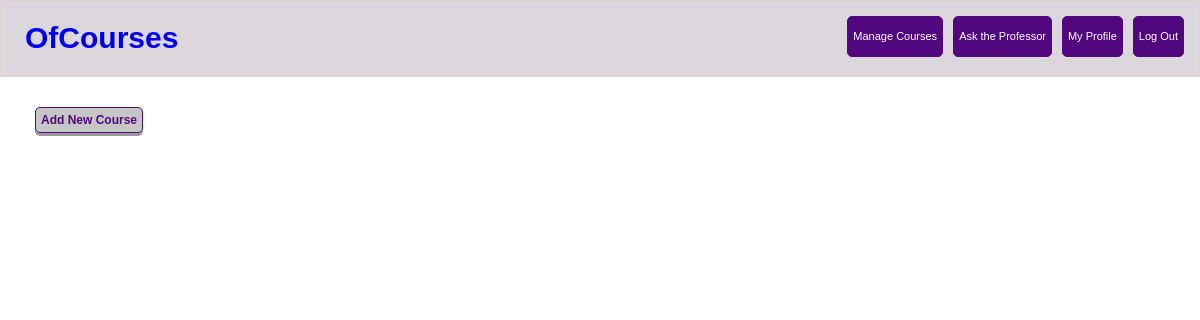
Page /Professor/manageCourses.php (signed in) on the earlier database version.
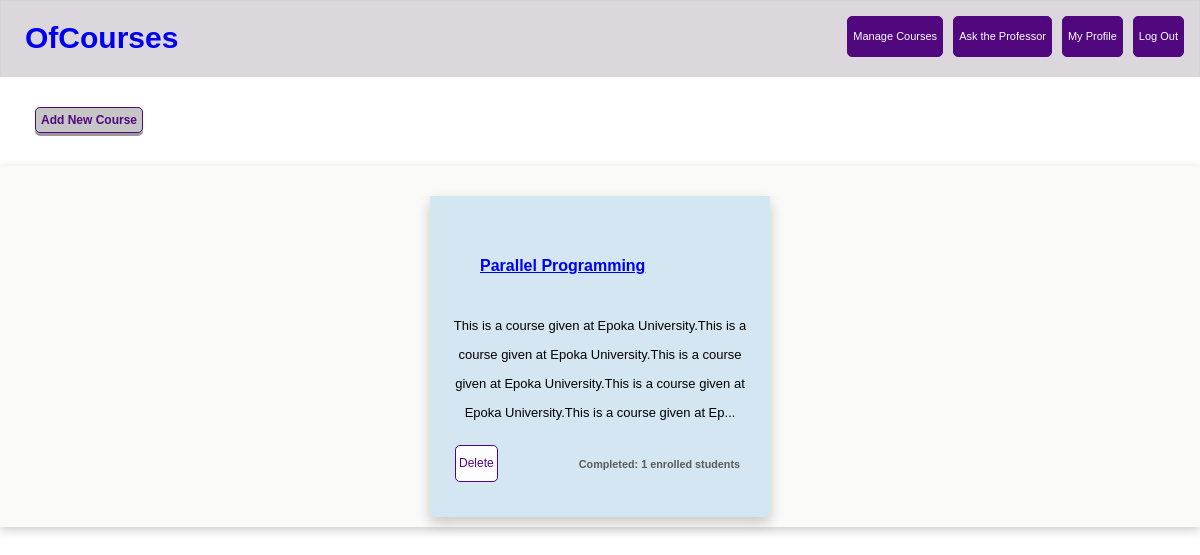
Same page on the later database version.
### tables this page shows
CREATE TABLE `course` (
  `id` int(11) NOT NULL,
  `name` text NOT NULL,
  `description` text NOT NULL,
  `professorEmail` varchar(100) NOT NULL,
  `startDate` date NOT NULL,
  `endDate` date NOT NULL
);

### Model/course.php (called while the page is built, shortened)
<?php
    class Course{
        public function __construct(){
            include("../Utility/db_connection.php");
            $this -> dbh = $conn;
        }
        public function getProfessorCourses($email){
            $stmt = $this -> dbh -> prepare("SELECT count(*) result from course where professorEmail=?");
            $stmt -> execute([$email]);
            $count = $stmt -> fetch();
            if($count["result"] == 0){
                return array();
            }
            $stmt = $this -> dbh -> prepare("SELECT course.*,count(*) cnt,CASE when startDate > CURDATE() then 'Upcoming' when endDate > CURDATE() then 'Completed' ELSE 'Ongoing' END status  from course,registered where professorEmail=?");
            $stmt -> execute([$email]);
            $courses = $stmt -> fetchAll();
            return $courses;
        }
    }
?>

### Controller/getProfessorCourses.php (the view)
<?php
        include("../Model/course.php");
        $courseRepository = new Course();
        $myCourses = $courseRepository->getProfessorCourses($_SESSION["email"]);
        if(count($myCourses)>0){
          echo "<div class='flex-container'>";
          foreach($myCourses as $course){
            if(strlen($course["description"])>200){
              $course["description"] = substr($course["description"],0,200)."...";
            }
            echo "<div class='border' id='oop' style='width: 300px;'>".
                "<h4><a href='../Professor/viewCourse.php?courseId={$course["id"]}' class='stretched-link'>{$course['name']}</a></h4>".
                "<p> {$course['description']} </p>".
                "<a class='btnExtra' href='../Controller/deleteCourse.php?id={$course['id']}'>Delete</a>".
                "<h5> {$course['status']}: {$course['cnt']} enrolled students </h5>".
              "</div>";
          }
          echo "</div>";
        }
?>

Differences in the rows shown:
added course: name "Parallel Programming", description "This is a course given at Epoka University.This is a course given at Epoka University.This is a course given at Epoka University.This is a course given at Epoka University.This is a course given at Ep...", status "Completed", cnt "1"
